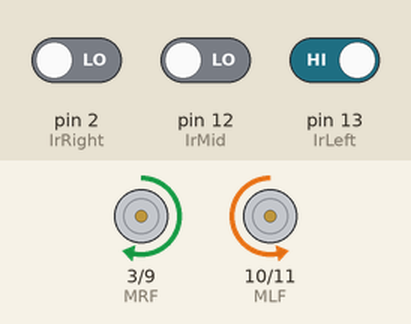
Simulated run of this sketch. Board: Arduino Uno, built with avr-gcc and run on an emulated ATmega328P. Shown: motor-driver pin pairs drawn as motors (green arrow = first pin HIGH = forward, orange = second pin HIGH = backward, longer = more drive). The test bench sets the inputs (shaded band); at power-on: pin 2 (IrRight) LOW, pin 13 (IrLeft) HIGH, pin 12 (IrMid) LOW. What the sketch prints to the serial monitor is not drawn.

Above: at 1.2 s.
1.3 s: pin 2 (IrRight) driven HIGH
At 2.1 s:
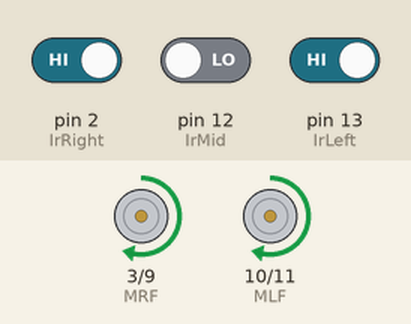
2.8 s: pin 13 (IrLeft) driven LOW
At 3.3 s:
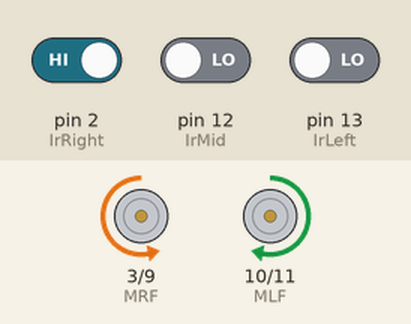
Timing chart, 0 to 5.8 s (numbered marks = the images above; inputs shaded):
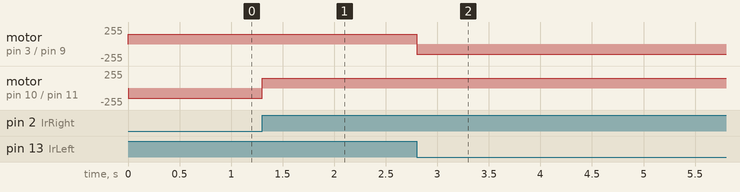

Measured:
- after the input at 1.3 s, motor on pin 10 (MLF) / pin 11 (MLB): backward 150/255 → forward 150/255 at once
- after the input at 2.8 s, motor on pin 3 (MRF) / pin 9 (MRB): forward 150/255 → backward 150/255 at once

The sketch:

code_Line_Follower.ino
```cpp
#define IrLeft 13
#define IrMid 12
#define IrRight 2
#define MRF 3
#define MRB 9
#define MLF 10
#define MLB 11
#define pwm 150
void setup() {
  pinMode(IrLeft,INPUT);
  pinMode(IrMid,INPUT);
  pinMode(IrRight,INPUT);
  pinMode(MRF,OUTPUT);
  pinMode(MRB,OUTPUT);
  pinMode(MLF,OUTPUT);
  pinMode(MLB,OUTPUT);
  Serial.begin(9600);
}

void Forward()  {
  analogWrite(MRF,pwm);
  digitalWrite(MRB,LOW);
  analogWrite(MLF,pwm);
  digitalWrite(MLB,LOW);
}
void Right()  {
  digitalWrite(MRF,LOW);
  analogWrite(MRB,pwm);
  analogWrite(MLF,pwm);
  digitalWrite(MLB,LOW);
}
void SharpRight()  {
  digitalWrite(MRF,LOW);
  digitalWrite(MRB,LOW);
  analogWrite(MLF,pwm);
  digitalWrite(MLB,LOW);
}
void Left()  {
  analogWrite(MRF,pwm);
  digitalWrite(MRB,LOW);
  digitalWrite(MLF,LOW);
  analogWrite(MLB,pwm);
}
void SharpLeft()  {
  analogWrite(MRF,pwm);
  analogWrite(MRB,pwm);
  digitalWrite(MLF,LOW);
  analogWrite(MLB,pwm);
}

void loop() {
  int LeftVal = digitalRead(IrLeft);
  int MidVal = digitalRead(IrMid);
  int RightVal = digitalRead(IrRight);
  Serial.print(MidVal);

  if     (  LeftVal==LOW && MidVal==LOW && RightVal==LOW){
      Forward(); }
  else if(  LeftVal==HIGH && MidVal==HIGH && RightVal==LOW){
      Left(); }
  else if( LeftVal==HIGH && MidVal==LOW && RightVal==HIGH){
      Forward(); }
  else if(  LeftVal==HIGH && MidVal==LOW && RightVal==LOW){
      Left(); }
  else if(  LeftVal==LOW && MidVal==HIGH && RightVal==HIGH){
      Right();  }
  else if(  LeftVal==LOW && MidVal==HIGH && RightVal==LOW){
      Forward();  }
  else if(  LeftVal==LOW && MidVal==LOW && RightVal==HIGH){
      Right(); }
  else if(  LeftVal==LOW && MidVal==LOW && RightVal==LOW){
      Forward();
      }

}
```
